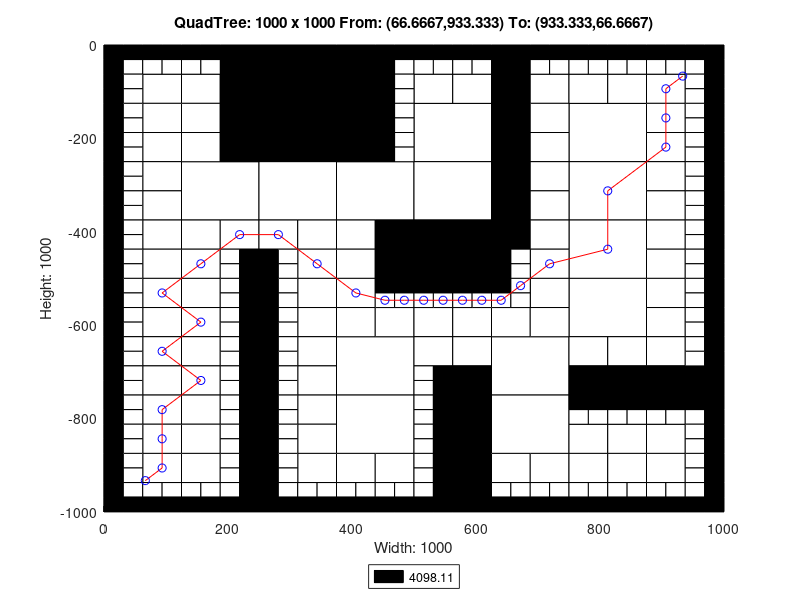

Source code (MATLAB):
axis([0 1000 -1000 0]);
title('QuadTree: 1000 x 1000 From: (66.6667,933.333) To: (933.333,66.6667)');
xlabel('Width: 1000');
ylabel('Height: 1000');
rectangle('Position',[250 -125 125 125], 'FaceColor',[0 0 0]);
rectangle('Position',[250 -250 125 125], 'FaceColor',[0 0 0]);
rectangle('Position',[125 -375 125 125], 'FaceColor',[1 1 1]);
rectangle('Position',[250 -375 125 125], 'FaceColor',[1 1 1]);
rectangle('Position',[375 -375 125 125], 'FaceColor',[1 1 1]);
rectangle('Position',[500 -250 125 125], 'FaceColor',[1 1 1]);
rectangle('Position',[750 -250 125 125], 'FaceColor',[1 1 1]);
rectangle('Position',[500 -375 125 125], 'FaceColor',[1 1 1]);
rectangle('Position',[500 -500 125 125], 'FaceColor',[0 0 0]);
rectangle('Position',[750 -375 125 125], 'FaceColor',[1 1 1]);
rectangle('Position',[750 -500 125 125], 'FaceColor',[1 1 1]);
rectangle('Position',[375 -750 125 125], 'FaceColor',[1 1 1]);
rectangle('Position',[375 -875 125 125], 'FaceColor',[1 1 1]);
rectangle('Position',[625 -750 125 125], 'FaceColor',[1 1 1]);
rectangle('Position',[750 -625 125 125], 'FaceColor',[1 1 1]);
rectangle('Position',[625 -875 125 125], 'FaceColor',[1 1 1]);
rectangle('Position',[62.5 -125 62.5 62.5], 'FaceColor',[1 1 1]);
rectangle('Position',[187.5 -62.5 62.5 62.5], 'FaceColor',[0 0 0]);
rectangle('Position',[125 -125 62.5 62.5], 'FaceColor',[1 1 1]);
rectangle('Position',[187.5 -125 62.5 62.5], 'FaceColor',[0 0 0]);
rectangle('Position',[62.5 -187.5 62.5 62.5], 'FaceColor',[1 1 1]);
rectangle('Position',[62.5 -250 62.5 62.5], 'FaceColor',[1 1 1]);
rectangle('Position',[125 -187.5 62.5 62.5], 'FaceColor',[1 1 1]);
rectangle('Position',[187.5 -187.5 62.5 62.5], 'FaceColor',[0 0 0]);
rectangle('Position',[125 -250 62.5 62.5], 'FaceColor',[1 1 1]);
rectangle('Position',[187.5 -250 62.5 62.5], 'FaceColor',[0 0 0]);
rectangle('Position',[375 -62.5 62.5 62.5], 'FaceColor',[0 0 0]);
rectangle('Position',[375 -125 62.5 62.5], 'FaceColor',[0 0 0]);
rectangle('Position',[375 -187.5 62.5 62.5], 'FaceColor',[0 0 0]);
rectangle('Position',[375 -250 62.5 62.5], 'FaceColor',[0 0 0]);
rectangle('Position',[62.5 -312.5 62.5 62.5], 'FaceColor',[1 1 1]);
rectangle('Position',[62.5 -375 62.5 62.5], 'FaceColor',[1 1 1]);
rectangle('Position',[62.5 -437.5 62.5 62.5], 'FaceColor',[1 1 1]);
rectangle('Position',[62.5 -500 62.5 62.5], 'FaceColor',[1 1 1]);
rectangle('Position',[125 -437.5 62.5 62.5], 'FaceColor',[1 1 1]);
rectangle('Position',[187.5 -437.5 62.5 62.5], 'FaceColor',[1 1 1]);
rectangle('Position',[125 -500 62.5 62.5], 'FaceColor',[1 1 1]);
rectangle('Position',[250 -437.5 62.5 62.5], 'FaceColor',[1 1 1]);
rectangle('Position',[312.5 -437.5 62.5 62.5], 'FaceColor',[1 1 1]);
rectangle('Position',[312.5 -500 62.5 62.5], 'FaceColor',[1 1 1]);
rectangle('Position',[375 -437.5 62.5 62.5], 'FaceColor',[1 1 1]);
rectangle('Position',[437.5 -437.5 62.5 62.5], 'FaceColor',[0 0 0]);
rectangle('Position',[375 -500 62.5 62.5], 'FaceColor',[1 1 1]);
rectangle('Position',[437.5 -500 62.5 62.5], 'FaceColor',[0 0 0]);
rectangle('Position',[500 -125 62.5 62.5], 'FaceColor',[1 1 1]);
rectangle('Position',[562.5 -125 62.5 62.5], 'FaceColor',[1 1 1]);
rectangle('Position',[625 -62.5 62.5 62.5], 'FaceColor',[0 0 0]);
rectangle('Position',[625 -125 62.5 62.5], 'FaceColor',[0 0 0]);
rectangle('Position',[687.5 -125 62.5 62.5], 'FaceColor',[1 1 1]);
rectangle('Position',[625 -187.5 62.5 62.5], 'FaceColor',[0 0 0]);
rectangle('Position',[687.5 -187.5 62.5 62.5], 'FaceColor',[1 1 1]);
rectangle('Position',[625 -250 62.5 62.5], 'FaceColor',[0 0 0]);
rectangle('Position',[687.5 -250 62.5 62.5], 'FaceColor',[1 1 1]);
rectangle('Position',[750 -125 62.5 62.5], 'FaceColor',[1 1 1]);
rectangle('Position',[812.5 -125 62.5 62.5], 'FaceColor',[1 1 1]);
rectangle('Position',[875 -125 62.5 62.5], 'FaceColor',[1 1 1]);
rectangle('Position',[875 -187.5 62.5 62.5], 'FaceColor',[1 1 1]);
rectangle('Position',[875 -250 62.5 62.5], 'FaceColor',[1 1 1]);
rectangle('Position',[625 -312.5 62.5 62.5], 'FaceColor',[0 0 0]);
rectangle('Position',[687.5 -312.5 62.5 62.5], 'FaceColor',[1 1 1]);
rectangle('Position',[625 -375 62.5 62.5], 'FaceColor',[0 0 0]);
rectangle('Position',[687.5 -375 62.5 62.5], 'FaceColor',[1 1 1]);
rectangle('Position',[625 -437.5 62.5 62.5], 'FaceColor',[0 0 0]);
rectangle('Position',[687.5 -437.5 62.5 62.5], 'FaceColor',[1 1 1]);
rectangle('Position',[687.5 -500 62.5 62.5], 'FaceColor',[1 1 1]);
rectangle('Position',[875 -312.5 62.5 62.5], 'FaceColor',[1 1 1]);
rectangle('Position',[875 -375 62.5 62.5], 'FaceColor',[1 1 1]);
rectangle('Position',[875 -437.5 62.5 62.5], 'FaceColor',[1 1 1]);
rectangle('Position',[875 -500 62.5 62.5], 'FaceColor',[1 1 1]);
rectangle('Position',[62.5 -562.5 62.5 62.5], 'FaceColor',[1 1 1]);
rectangle('Position',[62.5 -625 62.5 62.5], 'FaceColor',[1 1 1]);
rectangle('Position',[125 -562.5 62.5 62.5], 'FaceColor',[1 1 1]);
rectangle('Position',[125 -625 62.5 62.5], 'FaceColor',[1 1 1]);
rectangle('Position',[62.5 -687.5 62.5 62.5], 'FaceColor',[1 1 1]);
rectangle('Position',[62.5 -750 62.5 62.5], 'FaceColor',[1 1 1]);
rectangle('Position',[125 -687.5 62.5 62.5], 'FaceColor',[1 1 1]);
rectangle('Position',[125 -750 62.5 62.5], 'FaceColor',[1 1 1]);
rectangle('Position',[312.5 -562.5 62.5 62.5], 'FaceColor',[1 1 1]);
rectangle('Position',[312.5 -625 62.5 62.5], 'FaceColor',[1 1 1]);
rectangle('Position',[375 -562.5 62.5 62.5], 'FaceColor',[1 1 1]);
rectangle('Position',[375 -625 62.5 62.5], 'FaceColor',[1 1 1]);
rectangle('Position',[437.5 -625 62.5 62.5], 'FaceColor',[1 1 1]);
rectangle('Position',[312.5 -687.5 62.5 62.5], 'FaceColor',[1 1 1]);
rectangle('Position',[312.5 -750 62.5 62.5], 'FaceColor',[1 1 1]);
rectangle('Position',[62.5 -812.5 62.5 62.5], 'FaceColor',[1 1 1]);
rectangle('Position',[62.5 -875 62.5 62.5], 'FaceColor',[1 1 1]);
rectangle('Position',[125 -812.5 62.5 62.5], 'FaceColor',[1 1 1]);
rectangle('Position',[125 -875 62.5 62.5], 'FaceColor',[1 1 1]);
rectangle('Position',[62.5 -937.5 62.5 62.5], 'FaceColor',[1 1 1]);
rectangle('Position',[125 -937.5 62.5 62.5], 'FaceColor',[1 1 1]);
rectangle('Position',[312.5 -812.5 62.5 62.5], 'FaceColor',[1 1 1]);
rectangle('Position',[312.5 -875 62.5 62.5], 'FaceColor',[1 1 1]);
rectangle('Position',[312.5 -937.5 62.5 62.5], 'FaceColor',[1 1 1]);
rectangle('Position',[375 -937.5 62.5 62.5], 'FaceColor',[1 1 1]);
rectangle('Position',[437.5 -937.5 62.5 62.5], 'FaceColor',[1 1 1]);
rectangle('Position',[500 -625 62.5 62.5], 'FaceColor',[1 1 1]);
rectangle('Position',[562.5 -625 62.5 62.5], 'FaceColor',[1 1 1]);
rectangle('Position',[687.5 -562.5 62.5 62.5], 'FaceColor',[1 1 1]);
rectangle('Position',[625 -625 62.5 62.5], 'FaceColor',[1 1 1]);
rectangle('Position',[687.5 -625 62.5 62.5], 'FaceColor',[1 1 1]);
rectangle('Position',[500 -687.5 62.5 62.5], 'FaceColor',[1 1 1]);
rectangle('Position',[562.5 -687.5 62.5 62.5], 'FaceColor',[1 1 1]);
rectangle('Position',[562.5 -750 62.5 62.5], 'FaceColor',[0 0 0]);
rectangle('Position',[875 -562.5 62.5 62.5], 'FaceColor',[1 1 1]);
rectangle('Position',[875 -625 62.5 62.5], 'FaceColor',[1 1 1]);
rectangle('Position',[750 -687.5 62.5 62.5], 'FaceColor',[1 1 1]);
rectangle('Position',[812.5 -687.5 62.5 62.5], 'FaceColor',[1 1 1]);
rectangle('Position',[750 -750 62.5 62.5], 'FaceColor',[0 0 0]);
rectangle('Position',[812.5 -750 62.5 62.5], 'FaceColor',[0 0 0]);
rectangle('Position',[875 -687.5 62.5 62.5], 'FaceColor',[1 1 1]);
rectangle('Position',[875 -750 62.5 62.5], 'FaceColor',[0 0 0]);
rectangle('Position',[937.5 -750 62.5 62.5], 'FaceColor',[0 0 0]);
rectangle('Position',[562.5 -812.5 62.5 62.5], 'FaceColor',[0 0 0]);
rectangle('Position',[562.5 -875 62.5 62.5], 'FaceColor',[0 0 0]);
rectangle('Position',[562.5 -937.5 62.5 62.5], 'FaceColor',[0 0 0]);
rectangle('Position',[562.5 -1000 62.5 62.5], 'FaceColor',[0 0 0]);
rectangle('Position',[625 -937.5 62.5 62.5], 'FaceColor',[1 1 1]);
rectangle('Position',[687.5 -937.5 62.5 62.5], 'FaceColor',[1 1 1]);
rectangle('Position',[750 -875 62.5 62.5], 'FaceColor',[1 1 1]);
rectangle('Position',[812.5 -875 62.5 62.5], 'FaceColor',[1 1 1]);
rectangle('Position',[875 -875 62.5 62.5], 'FaceColor',[1 1 1]);
rectangle('Position',[750 -937.5 62.5 62.5], 'FaceColor',[1 1 1]);
rectangle('Position',[812.5 -937.5 62.5 62.5], 'FaceColor',[1 1 1]);
rectangle('Position',[875 -937.5 62.5 62.5], 'FaceColor',[1 1 1]);
rectangle('Position',[0 -31.25 31.25 31.25], 'FaceColor',[0 0 0]);
rectangle('Position',[31.25 -31.25 31.25 31.25], 'FaceColor',[0 0 0]);
rectangle('Position',[0 -62.5 31.25 31.25], 'FaceColor',[0 0 0]);
rectangle('Position',[31.25 -62.5 31.25 31.25], 'FaceColor',[1 1 1]);
rectangle('Position',[62.5 -31.25 31.25 31.25], 'FaceColor',[0 0 0]);
rectangle('Position',[93.75 -31.25 31.25 31.25], 'FaceColor',[0 0 0]);
rectangle('Position',[62.5 -62.5 31.25 31.25], 'FaceColor',[1 1 1]);
rectangle('Position',[93.75 -62.5 31.25 31.25], 'FaceColor',[1 1 1]);
rectangle('Position',[0 -93.75 31.25 31.25], 'FaceColor',[0 0 0]);
rectangle('Position',[31.25 -93.75 31.25 31.25], 'FaceColor',[1 1 1]);
rectangle('Position',[0 -125 31.25 31.25], 'FaceColor',[0 0 0]);
rectangle('Position',[31.25 -125 31.25 31.25], 'FaceColor',[1 1 1]);
rectangle('Position',[125 -31.25 31.25 31.25], 'FaceColor',[0 0 0]);
rectangle('Position',[156.25 -31.25 31.25 31.25], 'FaceColor',[0 0 0]);
rectangle('Position',[125 -62.5 31.25 31.25], 'FaceColor',[1 1 1]);
rectangle('Position',[156.25 -62.5 31.25 31.25], 'FaceColor',[1 1 1]);
rectangle('Position',[0 -156.25 31.25 31.25], 'FaceColor',[0 0 0]);
rectangle('Position',[31.25 -156.25 31.25 31.25], 'FaceColor',[1 1 1]);
rectangle('Position',[0 -187.5 31.25 31.25], 'FaceColor',[0 0 0]);
rectangle('Position',[31.25 -187.5 31.25 31.25], 'FaceColor',[1 1 1]);
rectangle('Position',[0 -218.75 31.25 31.25], 'FaceColor',[0 0 0]);
rectangle('Position',[31.25 -218.75 31.25 31.25], 'FaceColor',[1 1 1]);
rectangle('Position',[0 -250 31.25 31.25], 'FaceColor',[0 0 0]);
rectangle('Position',[31.25 -250 31.25 31.25], 'FaceColor',[1 1 1]);
rectangle('Position',[437.5 -31.25 31.25 31.25], 'FaceColor',[0 0 0]);
rectangle('Position',[468.75 -31.25 31.25 31.25], 'FaceColor',[0 0 0]);
rectangle('Position',[437.5 -62.5 31.25 31.25], 'FaceColor',[0 0 0]);
rectangle('Position',[468.75 -62.5 31.25 31.25], 'FaceColor',[1 1 1]);
rectangle('Position',[437.5 -93.75 31.25 31.25], 'FaceColor',[0 0 0]);
rectangle('Position',[468.75 -93.75 31.25 31.25], 'FaceColor',[1 1 1]);
rectangle('Position',[437.5 -125 31.25 31.25], 'FaceColor',[0 0 0]);
rectangle('Position',[468.75 -125 31.25 31.25], 'FaceColor',[1 1 1]);
rectangle('Position',[437.5 -156.25 31.25 31.25], 'FaceColor',[0 0 0]);
rectangle('Position',[468.75 -156.25 31.25 31.25], 'FaceColor',[1 1 1]);
rectangle('Position',[437.5 -187.5 31.25 31.25], 'FaceColor',[0 0 0]);
rectangle('Position',[468.75 -187.5 31.25 31.25], 'FaceColor',[1 1 1]);
rectangle('Position',[437.5 -218.75 31.25 31.25], 'FaceColor',[0 0 0]);
rectangle('Position',[468.75 -218.75 31.25 31.25], 'FaceColor',[1 1 1]);
rectangle('Position',[437.5 -250 31.25 31.25], 'FaceColor',[0 0 0]);
rectangle('Position',[468.75 -250 31.25 31.25], 'FaceColor',[1 1 1]);
rectangle('Position',[0 -281.25 31.25 31.25], 'FaceColor',[0 0 0]);
rectangle('Position',[31.25 -281.25 31.25 31.25], 'FaceColor',[1 1 1]);
rectangle('Position',[0 -312.5 31.25 31.25], 'FaceColor',[0 0 0]);
rectangle('Position',[31.25 -312.5 31.25 31.25], 'FaceColor',[1 1 1]);
rectangle('Position',[0 -343.75 31.25 31.25], 'FaceColor',[0 0 0]);
rectangle('Position',[31.25 -343.75 31.25 31.25], 'FaceColor',[1 1 1]);
rectangle('Position',[0 -375 31.25 31.25], 'FaceColor',[0 0 0]);
rectangle('Position',[31.25 -375 31.25 31.25], 'FaceColor',[1 1 1]);
rectangle('Position',[0 -406.25 31.25 31.25], 'FaceColor',[0 0 0]);
rectangle('Position',[31.25 -406.25 31.25 31.25], 'FaceColor',[1 1 1]);
rectangle('Position',[0 -437.5 31.25 31.25], 'FaceColor',[0 0 0]);
rectangle('Position',[31.25 -437.5 31.25 31.25], 'FaceColor',[1 1 1]);
rectangle('Position',[0 -468.75 31.25 31.25], 'FaceColor',[0 0 0]);
rectangle('Position',[31.25 -468.75 31.25 31.25], 'FaceColor',[1 1 1]);
rectangle('Position',[0 -500 31.25 31.25], 'FaceColor',[0 0 0]);
rectangle('Position',[31.25 -500 31.25 31.25], 'FaceColor',[1 1 1]);
rectangle('Position',[187.5 -468.75 31.25 31.25], 'FaceColor',[1 1 1]);
rectangle('Position',[218.75 -468.75 31.25 31.25], 'FaceColor',[0 0 0]);
rectangle('Position',[187.5 -500 31.25 31.25], 'FaceColor',[1 1 1]);
rectangle('Position',[218.75 -500 31.25 31.25], 'FaceColor',[0 0 0]);
rectangle('Position',[250 -468.75 31.25 31.25], 'FaceColor',[0 0 0]);
rectangle('Position',[281.25 -468.75 31.25 31.25], 'FaceColor',[1 1 1]);
rectangle('Position',[250 -500 31.25 31.25], 'FaceColor',[0 0 0]);
rectangle('Position',[281.25 -500 31.25 31.25], 'FaceColor',[1 1 1]);
rectangle('Position',[500 -31.25 31.25 31.25], 'FaceColor',[0 0 0]);
rectangle('Position',[531.25 -31.25 31.25 31.25], 'FaceColor',[0 0 0]);
rectangle('Position',[500 -62.5 31.25 31.25], 'FaceColor',[1 1 1]);
rectangle('Position',[531.25 -62.5 31.25 31.25], 'FaceColor',[1 1 1]);
rectangle('Position',[562.5 -31.25 31.25 31.25], 'FaceColor',[0 0 0]);
rectangle('Position',[593.75 -31.25 31.25 31.25], 'FaceColor',[0 0 0]);
rectangle('Position',[562.5 -62.5 31.25 31.25], 'FaceColor',[1 1 1]);
rectangle('Position',[593.75 -62.5 31.25 31.25], 'FaceColor',[1 1 1]);
rectangle('Position',[687.5 -31.25 31.25 31.25], 'FaceColor',[0 0 0]);
rectangle('Position',[718.75 -31.25 31.25 31.25], 'FaceColor',[0 0 0]);
rectangle('Position',[687.5 -62.5 31.25 31.25], 'FaceColor',[1 1 1]);
rectangle('Position',[718.75 -62.5 31.25 31.25], 'FaceColor',[1 1 1]);
rectangle('Position',[750 -31.25 31.25 31.25], 'FaceColor',[0 0 0]);
rectangle('Position',[781.25 -31.25 31.25 31.25], 'FaceColor',[0 0 0]);
rectangle('Position',[750 -62.5 31.25 31.25], 'FaceColor',[1 1 1]);
rectangle('Position',[781.25 -62.5 31.25 31.25], 'FaceColor',[1 1 1]);
rectangle('Position',[812.5 -31.25 31.25 31.25], 'FaceColor',[0 0 0]);
rectangle('Position',[843.75 -31.25 31.25 31.25], 'FaceColor',[0 0 0]);
rectangle('Position',[812.5 -62.5 31.25 31.25], 'FaceColor',[1 1 1]);
rectangle('Position',[843.75 -62.5 31.25 31.25], 'FaceColor',[1 1 1]);
rectangle('Position',[875 -31.25 31.25 31.25], 'FaceColor',[0 0 0]);
rectangle('Position',[906.25 -31.25 31.25 31.25], 'FaceColor',[0 0 0]);
rectangle('Position',[875 -62.5 31.25 31.25], 'FaceColor',[1 1 1]);
rectangle('Position',[906.25 -62.5 31.25 31.25], 'FaceColor',[1 1 1]);
rectangle('Position',[937.5 -31.25 31.25 31.25], 'FaceColor',[0 0 0]);
rectangle('Position',[968.75 -31.25 31.25 31.25], 'FaceColor',[0 0 0]);
rectangle('Position',[937.5 -62.5 31.25 31.25], 'FaceColor',[1 1 1]);
rectangle('Position',[968.75 -62.5 31.25 31.25], 'FaceColor',[0 0 0]);
rectangle('Position',[937.5 -93.75 31.25 31.25], 'FaceColor',[1 1 1]);
rectangle('Position',[968.75 -93.75 31.25 31.25], 'FaceColor',[0 0 0]);
rectangle('Position',[937.5 -125 31.25 31.25], 'FaceColor',[1 1 1]);
rectangle('Position',[968.75 -125 31.25 31.25], 'FaceColor',[0 0 0]);
rectangle('Position',[937.5 -156.25 31.25 31.25], 'FaceColor',[1 1 1]);
rectangle('Position',[968.75 -156.25 31.25 31.25], 'FaceColor',[0 0 0]);
rectangle('Position',[937.5 -187.5 31.25 31.25], 'FaceColor',[1 1 1]);
rectangle('Position',[968.75 -187.5 31.25 31.25], 'FaceColor',[0 0 0]);
rectangle('Position',[937.5 -218.75 31.25 31.25], 'FaceColor',[1 1 1]);
rectangle('Position',[968.75 -218.75 31.25 31.25], 'FaceColor',[0 0 0]);
rectangle('Position',[937.5 -250 31.25 31.25], 'FaceColor',[1 1 1]);
rectangle('Position',[968.75 -250 31.25 31.25], 'FaceColor',[0 0 0]);
rectangle('Position',[625 -468.75 31.25 31.25], 'FaceColor',[0 0 0]);
rectangle('Position',[656.25 -468.75 31.25 31.25], 'FaceColor',[1 1 1]);
rectangle('Position',[625 -500 31.25 31.25], 'FaceColor',[0 0 0]);
rectangle('Position',[656.25 -500 31.25 31.25], 'FaceColor',[1 1 1]);
rectangle('Position',[937.5 -281.25 31.25 31.25], 'FaceColor',[1 1 1]);
rectangle('Position',[968.75 -281.25 31.25 31.25], 'FaceColor',[0 0 0]);
rectangle('Position',[937.5 -312.5 31.25 31.25], 'FaceColor',[1 1 1]);
rectangle('Position',[968.75 -312.5 31.25 31.25], 'FaceColor',[0 0 0]);
rectangle('Position',[937.5 -343.75 31.25 31.25], 'FaceColor',[1 1 1]);
rectangle('Position',[968.75 -343.75 31.25 31.25], 'FaceColor',[0 0 0]);
rectangle('Position',[937.5 -375 31.25 31.25], 'FaceColor',[1 1 1]);
rectangle('Position',[968.75 -375 31.25 31.25], 'FaceColor',[0 0 0]);
rectangle('Position',[937.5 -406.25 31.25 31.25], 'FaceColor',[1 1 1]);
rectangle('Position',[968.75 -406.25 31.25 31.25], 'FaceColor',[0 0 0]);
rectangle('Position',[937.5 -437.5 31.25 31.25], 'FaceColor',[1 1 1]);
rectangle('Position',[968.75 -437.5 31.25 31.25], 'FaceColor',[0 0 0]);
rectangle('Position',[937.5 -468.75 31.25 31.25], 'FaceColor',[1 1 1]);
rectangle('Position',[968.75 -468.75 31.25 31.25], 'FaceColor',[0 0 0]);
rectangle('Position',[937.5 -500 31.25 31.25], 'FaceColor',[1 1 1]);
rectangle('Position',[968.75 -500 31.25 31.25], 'FaceColor',[0 0 0]);
rectangle('Position',[0 -531.25 31.25 31.25], 'FaceColor',[0 0 0]);
rectangle('Position',[31.25 -531.25 31.25 31.25], 'FaceColor',[1 1 1]);
rectangle('Position',[0 -562.5 31.25 31.25], 'FaceColor',[0 0 0]);
rectangle('Position',[31.25 -562.5 31.25 31.25], 'FaceColor',[1 1 1]);
rectangle('Position',[0 -593.75 31.25 31.25], 'FaceColor',[0 0 0]);
rectangle('Position',[31.25 -593.75 31.25 31.25], 'FaceColor',[1 1 1]);
rectangle('Position',[0 -625 31.25 31.25], 'FaceColor',[0 0 0]);
rectangle('Position',[31.25 -625 31.25 31.25], 'FaceColor',[1 1 1]);
rectangle('Position',[187.5 -531.25 31.25 31.25], 'FaceColor',[1 1 1]);
rectangle('Position',[218.75 -531.25 31.25 31.25], 'FaceColor',[0 0 0]);
rectangle('Position',[187.5 -562.5 31.25 31.25], 'FaceColor',[1 1 1]);
rectangle('Position',[218.75 -562.5 31.25 31.25], 'FaceColor',[0 0 0]);
rectangle('Position',[187.5 -593.75 31.25 31.25], 'FaceColor',[1 1 1]);
rectangle('Position',[218.75 -593.75 31.25 31.25], 'FaceColor',[0 0 0]);
rectangle('Position',[187.5 -625 31.25 31.25], 'FaceColor',[1 1 1]);
rectangle('Position',[218.75 -625 31.25 31.25], 'FaceColor',[0 0 0]);
rectangle('Position',[0 -656.25 31.25 31.25], 'FaceColor',[0 0 0]);
rectangle('Position',[31.25 -656.25 31.25 31.25], 'FaceColor',[1 1 1]);
rectangle('Position',[0 -687.5 31.25 31.25], 'FaceColor',[0 0 0]);
rectangle('Position',[31.25 -687.5 31.25 31.25], 'FaceColor',[1 1 1]);
rectangle('Position',[0 -718.75 31.25 31.25], 'FaceColor',[0 0 0]);
rectangle('Position',[31.25 -718.75 31.25 31.25], 'FaceColor',[1 1 1]);
rectangle('Position',[0 -750 31.25 31.25], 'FaceColor',[0 0 0]);
rectangle('Position',[31.25 -750 31.25 31.25], 'FaceColor',[1 1 1]);
rectangle('Position',[187.5 -656.25 31.25 31.25], 'FaceColor',[1 1 1]);
rectangle('Position',[218.75 -656.25 31.25 31.25], 'FaceColor',[0 0 0]);
rectangle('Position',[187.5 -687.5 31.25 31.25], 'FaceColor',[1 1 1]);
rectangle('Position',[218.75 -687.5 31.25 31.25], 'FaceColor',[0 0 0]);
rectangle('Position',[187.5 -718.75 31.25 31.25], 'FaceColor',[1 1 1]);
rectangle('Position',[218.75 -718.75 31.25 31.25], 'FaceColor',[0 0 0]);
rectangle('Position',[187.5 -750 31.25 31.25], 'FaceColor',[1 1 1]);
rectangle('Position',[218.75 -750 31.25 31.25], 'FaceColor',[0 0 0]);
rectangle('Position',[250 -531.25 31.25 31.25], 'FaceColor',[0 0 0]);
rectangle('Position',[281.25 -531.25 31.25 31.25], 'FaceColor',[1 1 1]);
rectangle('Position',[250 -562.5 31.25 31.25], 'FaceColor',[0 0 0]);
rectangle('Position',[281.25 -562.5 31.25 31.25], 'FaceColor',[1 1 1]);
rectangle('Position',[250 -593.75 31.25 31.25], 'FaceColor',[0 0 0]);
rectangle('Position',[281.25 -593.75 31.25 31.25], 'FaceColor',[1 1 1]);
rectangle('Position',[250 -625 31.25 31.25], 'FaceColor',[0 0 0]);
rectangle('Position',[281.25 -625 31.25 31.25], 'FaceColor',[1 1 1]);
rectangle('Position',[437.5 -531.25 31.25 31.25], 'FaceColor',[0 0 0]);
rectangle('Position',[468.75 -531.25 31.25 31.25], 'FaceColor',[0 0 0]);
rectangle('Position',[437.5 -562.5 31.25 31.25], 'FaceColor',[1 1 1]);
rectangle('Position',[468.75 -562.5 31.25 31.25], 'FaceColor',[1 1 1]);
rectangle('Position',[250 -656.25 31.25 31.25], 'FaceColor',[0 0 0]);
rectangle('Position',[281.25 -656.25 31.25 31.25], 'FaceColor',[1 1 1]);
rectangle('Position',[250 -687.5 31.25 31.25], 'FaceColor',[0 0 0]);
rectangle('Position',[281.25 -687.5 31.25 31.25], 'FaceColor',[1 1 1]);
rectangle('Position',[250 -718.75 31.25 31.25], 'FaceColor',[0 0 0]);
rectangle('Position',[281.25 -718.75 31.25 31.25], 'FaceColor',[1 1 1]);
rectangle('Position',[250 -750 31.25 31.25], 'FaceColor',[0 0 0]);
rectangle('Position',[281.25 -750 31.25 31.25], 'FaceColor',[1 1 1]);
rectangle('Position',[0 -781.25 31.25 31.25], 'FaceColor',[0 0 0]);
rectangle('Position',[31.25 -781.25 31.25 31.25], 'FaceColor',[1 1 1]);
rectangle('Position',[0 -812.5 31.25 31.25], 'FaceColor',[0 0 0]);
rectangle('Position',[31.25 -812.5 31.25 31.25], 'FaceColor',[1 1 1]);
rectangle('Position',[0 -843.75 31.25 31.25], 'FaceColor',[0 0 0]);
rectangle('Position',[31.25 -843.75 31.25 31.25], 'FaceColor',[1 1 1]);
rectangle('Position',[0 -875 31.25 31.25], 'FaceColor',[0 0 0]);
rectangle('Position',[31.25 -875 31.25 31.25], 'FaceColor',[1 1 1]);
rectangle('Position',[187.5 -781.25 31.25 31.25], 'FaceColor',[1 1 1]);
rectangle('Position',[218.75 -781.25 31.25 31.25], 'FaceColor',[0 0 0]);
rectangle('Position',[187.5 -812.5 31.25 31.25], 'FaceColor',[1 1 1]);
rectangle('Position',[218.75 -812.5 31.25 31.25], 'FaceColor',[0 0 0]);
rectangle('Position',[187.5 -843.75 31.25 31.25], 'FaceColor',[1 1 1]);
rectangle('Position',[218.75 -843.75 31.25 31.25], 'FaceColor',[0 0 0]);
rectangle('Position',[187.5 -875 31.25 31.25], 'FaceColor',[1 1 1]);
rectangle('Position',[218.75 -875 31.25 31.25], 'FaceColor',[0 0 0]);
rectangle('Position',[0 -906.25 31.25 31.25], 'FaceColor',[0 0 0]);
rectangle('Position',[31.25 -906.25 31.25 31.25], 'FaceColor',[1 1 1]);
rectangle('Position',[0 -937.5 31.25 31.25], 'FaceColor',[0 0 0]);
rectangle('Position',[31.25 -937.5 31.25 31.25], 'FaceColor',[1 1 1]);
rectangle('Position',[0 -968.75 31.25 31.25], 'FaceColor',[0 0 0]);
rectangle('Position',[31.25 -968.75 31.25 31.25], 'FaceColor',[1 1 1]);
rectangle('Position',[0 -1000 31.25 31.25], 'FaceColor',[0 0 0]);
rectangle('Position',[31.25 -1000 31.25 31.25], 'FaceColor',[0 0 0]);
rectangle('Position',[62.5 -968.75 31.25 31.25], 'FaceColor',[1 1 1]);
rectangle('Position',[93.75 -968.75 31.25 31.25], 'FaceColor',[1 1 1]);
rectangle('Position',[62.5 -1000 31.25 31.25], 'FaceColor',[0 0 0]);
rectangle('Position',[93.75 -1000 31.25 31.25], 'FaceColor',[0 0 0]);
rectangle('Position',[187.5 -906.25 31.25 31.25], 'FaceColor',[1 1 1]);
rectangle('Position',[218.75 -906.25 31.25 31.25], 'FaceColor',[0 0 0]);
rectangle('Position',[187.5 -937.5 31.25 31.25], 'FaceColor',[1 1 1]);
rectangle('Position',[218.75 -937.5 31.25 31.25], 'FaceColor',[0 0 0]);
rectangle('Position',[125 -968.75 31.25 31.25], 'FaceColor',[1 1 1]);
rectangle('Position',[156.25 -968.75 31.25 31.25], 'FaceColor',[1 1 1]);
rectangle('Position',[125 -1000 31.25 31.25], 'FaceColor',[0 0 0]);
rectangle('Position',[156.25 -1000 31.25 31.25], 'FaceColor',[0 0 0]);
rectangle('Position',[187.5 -968.75 31.25 31.25], 'FaceColor',[1 1 1]);
rectangle('Position',[218.75 -968.75 31.25 31.25], 'FaceColor',[0 0 0]);
rectangle('Position',[187.5 -1000 31.25 31.25], 'FaceColor',[0 0 0]);
rectangle('Position',[218.75 -1000 31.25 31.25], 'FaceColor',[0 0 0]);
rectangle('Position',[250 -781.25 31.25 31.25], 'FaceColor',[0 0 0]);
rectangle('Position',[281.25 -781.25 31.25 31.25], 'FaceColor',[1 1 1]);
rectangle('Position',[250 -812.5 31.25 31.25], 'FaceColor',[0 0 0]);
rectangle('Position',[281.25 -812.5 31.25 31.25], 'FaceColor',[1 1 1]);
rectangle('Position',[250 -843.75 31.25 31.25], 'FaceColor',[0 0 0]);
rectangle('Position',[281.25 -843.75 31.25 31.25], 'FaceColor',[1 1 1]);
rectangle('Position',[250 -875 31.25 31.25], 'FaceColor',[0 0 0]);
rectangle('Position',[281.25 -875 31.25 31.25], 'FaceColor',[1 1 1]);
rectangle('Position',[250 -906.25 31.25 31.25], 'FaceColor',[0 0 0]);
rectangle('Position',[281.25 -906.25 31.25 31.25], 'FaceColor',[1 1 1]);
rectangle('Position',[250 -937.5 31.25 31.25], 'FaceColor',[0 0 0]);
rectangle('Position',[281.25 -937.5 31.25 31.25], 'FaceColor',[1 1 1]);
rectangle('Position',[250 -968.75 31.25 31.25], 'FaceColor',[0 0 0]);
rectangle('Position',[281.25 -968.75 31.25 31.25], 'FaceColor',[1 1 1]);
rectangle('Position',[250 -1000 31.25 31.25], 'FaceColor',[0 0 0]);
rectangle('Position',[281.25 -1000 31.25 31.25], 'FaceColor',[0 0 0]);
rectangle('Position',[312.5 -968.75 31.25 31.25], 'FaceColor',[1 1 1]);
rectangle('Position',[343.75 -968.75 31.25 31.25], 'FaceColor',[1 1 1]);
rectangle('Position',[312.5 -1000 31.25 31.25], 'FaceColor',[0 0 0]);
rectangle('Position',[343.75 -1000 31.25 31.25], 'FaceColor',[0 0 0]);
rectangle('Position',[375 -968.75 31.25 31.25], 'FaceColor',[1 1 1]);
rectangle('Position',[406.25 -968.75 31.25 31.25], 'FaceColor',[1 1 1]);
rectangle('Position',[375 -1000 31.25 31.25], 'FaceColor',[0 0 0]);
rectangle('Position',[406.25 -1000 31.25 31.25], 'FaceColor',[0 0 0]);
rectangle('Position',[437.5 -968.75 31.25 31.25], 'FaceColor',[1 1 1]);
rectangle('Position',[468.75 -968.75 31.25 31.25], 'FaceColor',[1 1 1]);
rectangle('Position',[437.5 -1000 31.25 31.25], 'FaceColor',[0 0 0]);
rectangle('Position',[468.75 -1000 31.25 31.25], 'FaceColor',[0 0 0]);
rectangle('Position',[500 -531.25 31.25 31.25], 'FaceColor',[0 0 0]);
rectangle('Position',[531.25 -531.25 31.25 31.25], 'FaceColor',[0 0 0]);
rectangle('Position',[500 -562.5 31.25 31.25], 'FaceColor',[1 1 1]);
rectangle('Position',[531.25 -562.5 31.25 31.25], 'FaceColor',[1 1 1]);
rectangle('Position',[562.5 -531.25 31.25 31.25], 'FaceColor',[0 0 0]);
rectangle('Position',[593.75 -531.25 31.25 31.25], 'FaceColor',[0 0 0]);
rectangle('Position',[562.5 -562.5 31.25 31.25], 'FaceColor',[1 1 1]);
rectangle('Position',[593.75 -562.5 31.25 31.25], 'FaceColor',[1 1 1]);
rectangle('Position',[625 -531.25 31.25 31.25], 'FaceColor',[0 0 0]);
rectangle('Position',[656.25 -531.25 31.25 31.25], 'FaceColor',[1 1 1]);
rectangle('Position',[625 -562.5 31.25 31.25], 'FaceColor',[1 1 1]);
rectangle('Position',[656.25 -562.5 31.25 31.25], 'FaceColor',[1 1 1]);
rectangle('Position',[500 -718.75 31.25 31.25], 'FaceColor',[1 1 1]);
rectangle('Position',[531.25 -718.75 31.25 31.25], 'FaceColor',[0 0 0]);
rectangle('Position',[500 -750 31.25 31.25], 'FaceColor',[1 1 1]);
rectangle('Position',[531.25 -750 31.25 31.25], 'FaceColor',[0 0 0]);
rectangle('Position',[937.5 -531.25 31.25 31.25], 'FaceColor',[1 1 1]);
rectangle('Position',[968.75 -531.25 31.25 31.25], 'FaceColor',[0 0 0]);
rectangle('Position',[937.5 -562.5 31.25 31.25], 'FaceColor',[1 1 1]);
rectangle('Position',[968.75 -562.5 31.25 31.25], 'FaceColor',[0 0 0]);
rectangle('Position',[937.5 -593.75 31.25 31.25], 'FaceColor',[1 1 1]);
rectangle('Position',[968.75 -593.75 31.25 31.25], 'FaceColor',[0 0 0]);
rectangle('Position',[937.5 -625 31.25 31.25], 'FaceColor',[1 1 1]);
rectangle('Position',[968.75 -625 31.25 31.25], 'FaceColor',[0 0 0]);
rectangle('Position',[937.5 -656.25 31.25 31.25], 'FaceColor',[1 1 1]);
rectangle('Position',[968.75 -656.25 31.25 31.25], 'FaceColor',[0 0 0]);
rectangle('Position',[937.5 -687.5 31.25 31.25], 'FaceColor',[1 1 1]);
rectangle('Position',[968.75 -687.5 31.25 31.25], 'FaceColor',[0 0 0]);
rectangle('Position',[500 -781.25 31.25 31.25], 'FaceColor',[1 1 1]);
rectangle('Position',[531.25 -781.25 31.25 31.25], 'FaceColor',[0 0 0]);
rectangle('Position',[500 -812.5 31.25 31.25], 'FaceColor',[1 1 1]);
rectangle('Position',[531.25 -812.5 31.25 31.25], 'FaceColor',[0 0 0]);
rectangle('Position',[500 -843.75 31.25 31.25], 'FaceColor',[1 1 1]);
rectangle('Position',[531.25 -843.75 31.25 31.25], 'FaceColor',[0 0 0]);
rectangle('Position',[500 -875 31.25 31.25], 'FaceColor',[1 1 1]);
rectangle('Position',[531.25 -875 31.25 31.25], 'FaceColor',[0 0 0]);
rectangle('Position',[500 -906.25 31.25 31.25], 'FaceColor',[1 1 1]);
rectangle('Position',[531.25 -906.25 31.25 31.25], 'FaceColor',[0 0 0]);
rectangle('Position',[500 -937.5 31.25 31.25], 'FaceColor',[1 1 1]);
rectangle('Position',[531.25 -937.5 31.25 31.25], 'FaceColor',[0 0 0]);
rectangle('Position',[500 -968.75 31.25 31.25], 'FaceColor',[1 1 1]);
rectangle('Position',[531.25 -968.75 31.25 31.25], 'FaceColor',[0 0 0]);
rectangle('Position',[500 -1000 31.25 31.25], 'FaceColor',[0 0 0]);
rectangle('Position',[531.25 -1000 31.25 31.25], 'FaceColor',[0 0 0]);
rectangle('Position',[625 -968.75 31.25 31.25], 'FaceColor',[1 1 1]);
rectangle('Position',[656.25 -968.75 31.25 31.25], 'FaceColor',[1 1 1]);
rectangle('Position',[625 -1000 31.25 31.25], 'FaceColor',[0 0 0]);
rectangle('Position',[656.25 -1000 31.25 31.25], 'FaceColor',[0 0 0]);
rectangle('Position',[687.5 -968.75 31.25 31.25], 'FaceColor',[1 1 1]);
rectangle('Position',[718.75 -968.75 31.25 31.25], 'FaceColor',[1 1 1]);
rectangle('Position',[687.5 -1000 31.25 31.25], 'FaceColor',[0 0 0]);
rectangle('Position',[718.75 -1000 31.25 31.25], 'FaceColor',[0 0 0]);
rectangle('Position',[750 -781.25 31.25 31.25], 'FaceColor',[0 0 0]);
rectangle('Position',[781.25 -781.25 31.25 31.25], 'FaceColor',[0 0 0]);
rectangle('Position',[750 -812.5 31.25 31.25], 'FaceColor',[1 1 1]);
rectangle('Position',[781.25 -812.5 31.25 31.25], 'FaceColor',[1 1 1]);
rectangle('Position',[812.5 -781.25 31.25 31.25], 'FaceColor',[0 0 0]);
rectangle('Position',[843.75 -781.25 31.25 31.25], 'FaceColor',[0 0 0]);
rectangle('Position',[812.5 -812.5 31.25 31.25], 'FaceColor',[1 1 1]);
rectangle('Position',[843.75 -812.5 31.25 31.25], 'FaceColor',[1 1 1]);
rectangle('Position',[875 -781.25 31.25 31.25], 'FaceColor',[0 0 0]);
rectangle('Position',[906.25 -781.25 31.25 31.25], 'FaceColor',[0 0 0]);
rectangle('Position',[875 -812.5 31.25 31.25], 'FaceColor',[1 1 1]);
rectangle('Position',[906.25 -812.5 31.25 31.25], 'FaceColor',[1 1 1]);
rectangle('Position',[937.5 -781.25 31.25 31.25], 'FaceColor',[0 0 0]);
rectangle('Position',[968.75 -781.25 31.25 31.25], 'FaceColor',[0 0 0]);
rectangle('Position',[937.5 -812.5 31.25 31.25], 'FaceColor',[1 1 1]);
rectangle('Position',[968.75 -812.5 31.25 31.25], 'FaceColor',[0 0 0]);
rectangle('Position',[937.5 -843.75 31.25 31.25], 'FaceColor',[1 1 1]);
rectangle('Position',[968.75 -843.75 31.25 31.25], 'FaceColor',[0 0 0]);
rectangle('Position',[937.5 -875 31.25 31.25], 'FaceColor',[1 1 1]);
rectangle('Position',[968.75 -875 31.25 31.25], 'FaceColor',[0 0 0]);
rectangle('Position',[750 -968.75 31.25 31.25], 'FaceColor',[1 1 1]);
rectangle('Position',[781.25 -968.75 31.25 31.25], 'FaceColor',[1 1 1]);
rectangle('Position',[750 -1000 31.25 31.25], 'FaceColor',[0 0 0]);
rectangle('Position',[781.25 -1000 31.25 31.25], 'FaceColor',[0 0 0]);
rectangle('Position',[812.5 -968.75 31.25 31.25], 'FaceColor',[1 1 1]);
rectangle('Position',[843.75 -968.75 31.25 31.25], 'FaceColor',[1 1 1]);
rectangle('Position',[812.5 -1000 31.25 31.25], 'FaceColor',[0 0 0]);
rectangle('Position',[843.75 -1000 31.25 31.25], 'FaceColor',[0 0 0]);
rectangle('Position',[937.5 -906.25 31.25 31.25], 'FaceColor',[1 1 1]);
rectangle('Position',[968.75 -906.25 31.25 31.25], 'FaceColor',[0 0 0]);
rectangle('Position',[937.5 -937.5 31.25 31.25], 'FaceColor',[1 1 1]);
rectangle('Position',[968.75 -937.5 31.25 31.25], 'FaceColor',[0 0 0]);
rectangle('Position',[875 -968.75 31.25 31.25], 'FaceColor',[1 1 1]);
rectangle('Position',[906.25 -968.75 31.25 31.25], 'FaceColor',[1 1 1]);
rectangle('Position',[875 -1000 31.25 31.25], 'FaceColor',[0 0 0]);
rectangle('Position',[906.25 -1000 31.25 31.25], 'FaceColor',[0 0 0]);
rectangle('Position',[937.5 -968.75 31.25 31.25], 'FaceColor',[1 1 1]);
rectangle('Position',[968.75 -968.75 31.25 31.25], 'FaceColor',[0 0 0]);
rectangle('Position',[937.5 -1000 31.25 31.25], 'FaceColor',[0 0 0]);
rectangle('Position',[968.75 -1000 31.25 31.25], 'FaceColor',[0 0 0]);
X=[933.333,906.25,906.25,906.25,812.5,812.5,718.75,671.875,640.625,609.375,578.125,546.875,515.625,484.375,453.125,406.25,343.75,281.25,218.75,156.25,93.75,156.25,93.75,156.25,93.75,93.75,93.75,66.6667];
Y=[-66.6667,-93.75,-156.25,-218.75,-312.5,-437.5,-468.75,-515.625,-546.875,-546.875,-546.875,-546.875,-546.875,-546.875,-546.875,-531.25,-468.75,-406.25,-406.25,-468.75,-531.25,-593.75,-656.25,-718.75,-781.25,-843.75,-906.25,-933.333];
hold on;
plot(X,Y,'r');
plot(X,Y,'bo');
legend('4098.11','Location','southoutside');
